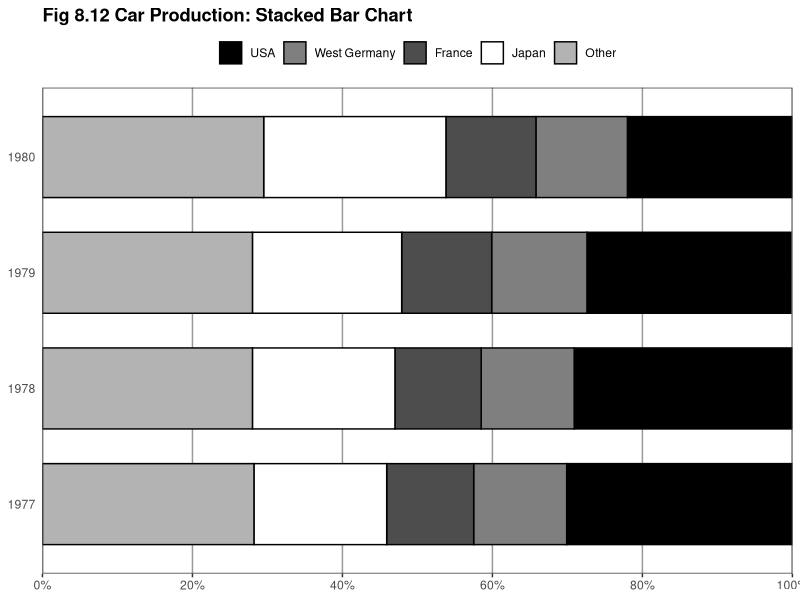
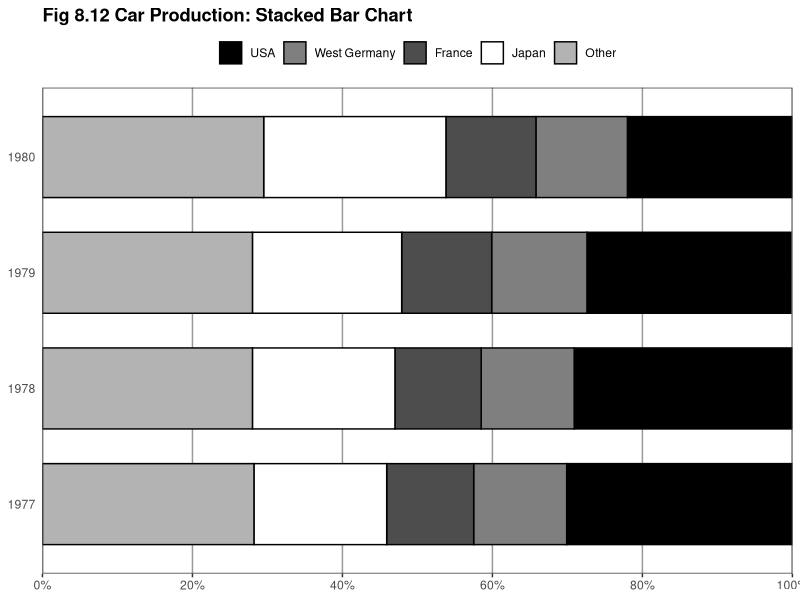

Here is the R script that generated these plots, in order:
library(ggplot2)
library(plyr)
library(reshape2)

this_base <- "fig08-12_car-production-stacked-bar-chart"

my_data <- data.frame(
  year = c("1980", "1979", "1978", "1977"),
  usa = c(22.0, 27.2, 29.1, 30.0),
  west_germany = c(12.2, 12.7, 12.4, 12.4),
  france = c(12.0, 12.0, 11.5, 11.6), 
  japan = c(24.3, 19.9, 19.0, 17.7),
  other = c(29.5, 28.0, 28.0, 28.2))

my_data_long <- melt(my_data, id.vars = "year",
                  measure.vars = c("japan", "usa", "west_germany", 
                                   "france", "other"),
                  variable.name = "country", value.name = "production")

my_data_long$country <-factor(my_data_long$country,
                           c("usa","west_germany", "france", "japan", "other"))

my_data_long <- arrange(my_data_long, country)

percent_sign <- function (x) { paste0(x, "%") }

p <- ggplot(my_data_long, aes(x = year, y = production, fill = country)) +
  geom_bar(stat="identity", width = 0.7, colour = "black") +
  scale_fill_manual(values = c("black",  "grey50", "grey30", "white", "grey70"),
                    labels = c("USA", "West Germany", 
                               "France", "Japan", "Other")) +
  scale_y_continuous(breaks = seq(0, 100, 20), limits = c(0, 100), 
                     expand = c(0, 0), labels = percent_sign) + 
  ggtitle("Fig 8.12 Car Production: Stacked Bar Chart") + 
  coord_flip() +
  theme_bw() +
  theme(panel.grid.major.x = element_line(colour = "grey60"),
        panel.grid.minor = element_blank(),
        plot.title = element_text(size = rel(1.2), face = "bold"),
        axis.title = element_blank(),
        axis.ticks.y = element_blank(),
        legend.position = "top",
        legend.title = element_blank()) 

p

ggsave(paste0(this_base, ".png"), 
       p, width = 6, height = 5)
